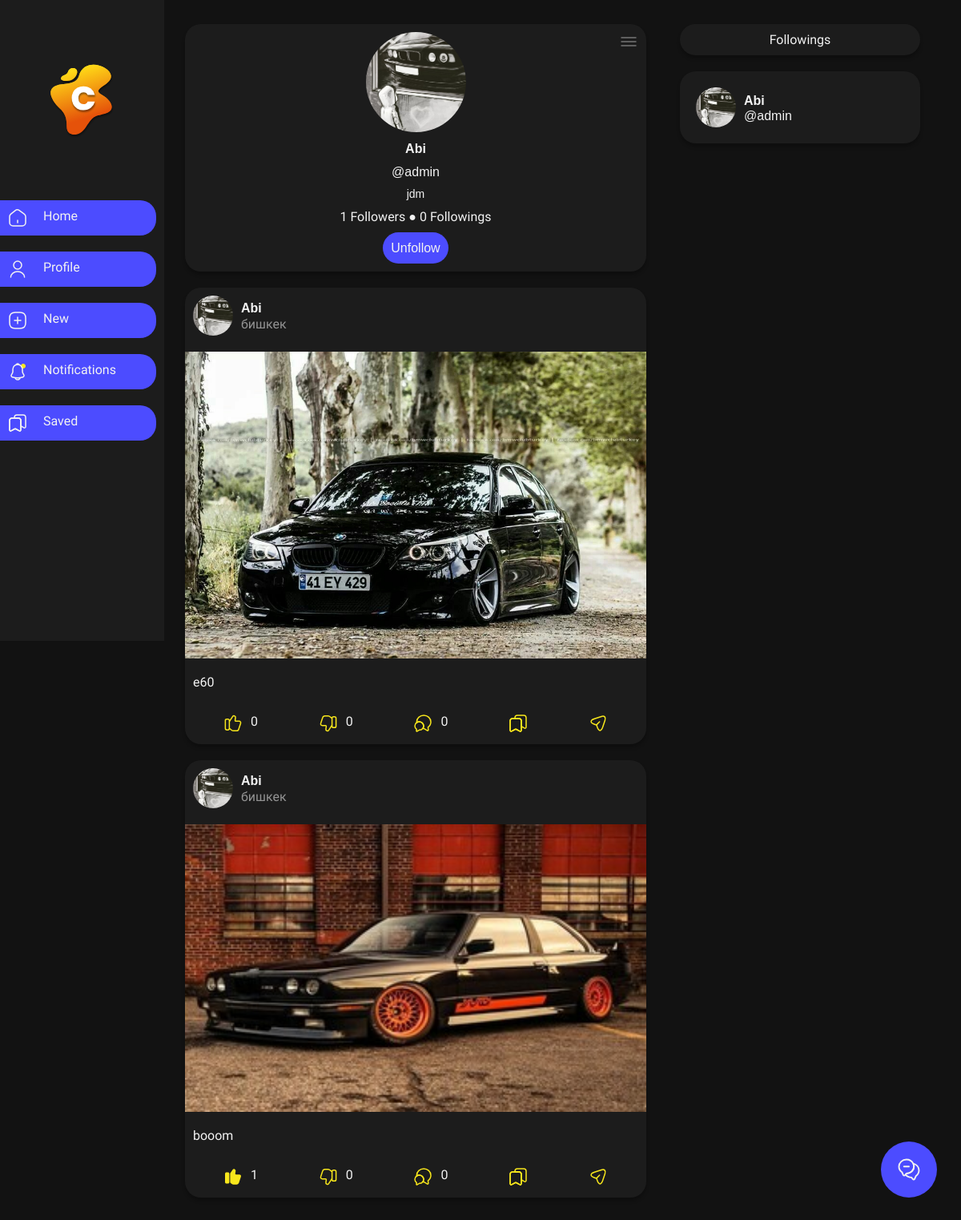
Screenshot of /users/admin/ (signed in) with the database file from the repository.
### Users/models.py (models this page shows, shortened)
class User(AbstractUser):
    full_name = models.CharField(max_length=255)
    phone_number = models.CharField(max_length=255, blank=True)
    profile_picture = models.ImageField(
        upload_to=generate_filename,
        default='/profile_pictures/avatar-alt.svg'
    )
    bio = models.TextField(blank=True)
    date_joined = models.DateTimeField(auto_now_add=True)
    last_login = models.DateTimeField(auto_now=True)
    email_verified = models.BooleanField(default=False)
    followers_count = models.IntegerField(default=0)
    followings_count = models.IntegerField(default=0)
    is_banned = models.BooleanField(default=False)
    objects = UsersUserManager()
    admin_objects = models.Manager()
    @classmethod
    def not_blocked_users(cls, logined_user: 'User'):
        return cls.objects.exclude(blocked_users__user=logined_user)
    def get_all_followings(self):
        list_of_followings = [following.followee for following in self.followings.all().order_by('-followed_at')]
        return list_of_followings
    def get_suggestions(self):
        users_not_followed = User.not_blocked_users(self).filter(
            followers__follower__followers__follower=self
        ).exclude(
            Q(username=self.username) |
            Q(followers__follower=self) |
            Q(follow_requests__follower=self)
        ).distinct().order_by('-followers_count')[:10]
        return users_not_followed
    def get_new_messages(self) -> QuerySet:
        return self.receiver_messages.filter(viewed=False)
    def get_new_notifications(self) -> QuerySet:
        return self.notifications.filter(viewed=False)
    def get_context(
            self,
            logined_user: 'User' = None,
            full_data: bool = False,
            posts: bool = False,
            admin_data: bool = False,
            extra_data: dict = None
    ):
        if not logined_user:
            logined_user = self
        if admin_data:
            from Posts.models import Post
            posts = [post.get_context(user=logined_user, admin_data=admin_data) for post in
                     Post.admin_objects.filter(user=self).order_by('-created_at')]
        elif posts:
            posts = [post.get_context(user=logined_user, admin_data=admin_data) for post in self.posts.all().order_by('-created_at')]
        else:
            posts = []
        data = {
            'username': self.username,
            'fullname': self.full_name,
            'profile_picture': self.profile_picture.url,
            'bio': self.bio,
            'posts': posts,
            'number_of_followers': self.followers_count,
            'number_of_followings': self.followings_count,
            'is_following': Follow.objects.filter(follower=logined_user, followee=self).exists(),
            'self': logined_user.id == self.id,
            'is_banned': self.is_banned,
            'blocked': self.blockers.filter(blocked_by=logined_user).exists(),
            'private': self.settings.private_account
        }
        if admin_data or full_data:
            data['date_joined'] = self.date_joined
            data['last_login'] = self.last_login
            data['phone'] = self.phone_number
            data['email'] = self.email
            data['banned'] = self.is_banned
        if extra_data:
            data.update(extra_data)
        return data

### Posts/models.py (models this page shows, shortened)
class Post(models.Model):
    user = models.ForeignKey(User, on_delete=models.CASCADE, related_name='posts')
    image = models.ImageField(upload_to=generate_filename)
    caption = models.CharField(max_length=255, blank=True)
    location = models.CharField(max_length=255, blank=True)
    created_at = models.DateTimeField(auto_now_add=True)
    likes_count = models.IntegerField(default=0)
    dislikes_count = models.IntegerField(default=0)
    comments_count = models.IntegerField(default=0)
    objects = PostsUserManager()
    admin_objects = models.Manager()
    def get_context(self, user: 'User', comments: bool = False, admin_data: bool = False) -> Dict[str, str]:
        if admin_data:
            from Comments.models import Comment
            comments = [
                comment.get_context()
                for comment in Comment.admin_objects.filter(post=self).order_by('-created_at')
            ]
        if comments:
            comments = [
                comment.get_context(logined_user=user)
                for comment in self.comments.all().order_by('-created_at')
            ]
        else:
            comments = []
        return {
            'id': self.id,
            'user': self.user.get_context(
                logined_user=user if not admin_data else None,
                full_data=True
            ),
            'image': self.image.url,
            'caption': self.caption,
            'location': self.location,
            'likes': self.likes_count,
            'dislikes': self.dislikes_count,
            'liked': self.reactions.filter(user=user, reaction='like').exists(),
            'disliked': self.reactions.filter(user=user, reaction='dislike').exists(),
            'comments_count': self.comments_count,
            'comments': comments,
            'saved': self.saved_by.filter(user=user).exists(),
            'url': reverse(
                'post-detail',
                kwargs={
                    'post_id': self.id
                }
            ),
            'tags': [
                tag.name.replace('#', '')
                for tag in self.tags.all()
            ],
        }

### Users/views.py (the view)
# urls.py: path('', home_view, name='user-home'),
@login_required(login_url='user-login')
def home_view(request: HttpRequest, username: str):
    logined_user = User.objects.get(pk=request.user.pk)
    user = get_object_or_404(User.not_blocked_users(logined_user), username=username)
    if user.blocked_users.filter(user=logined_user).exists():
        raise Http404(
            "No %s matches the given query."
        )
    followings = [
        user.get_context(logined_user)
        for user in logined_user.get_all_followings()
    ]
    extra_followings = len(followings[10:])
    followings = followings[:10]
    suggestions = [
        user.get_context(logined_user)
        for user in logined_user.get_suggestions()
    ]
    context = {
        'user': user.get_context(
            logined_user=logined_user,
            posts=True,
        ),
        'suggestions': suggestions,
        'followings': followings,
        'extra_followings': extra_followings,
        'logged_user': request.user.get_context(),
        'self_profile_tab': request.user == user,
        'new_messages': logined_user.get_new_messages().exists(),
        'new_notifications': request.user.get_new_notifications().count()
    }
    if (
            user.settings.private_account and
            not user.followers.filter(follower=logined_user).exists()
    ) and logined_user != user:
        context['requested'] = FollowRequest.objects.filter(
            follower=logined_user,
            followee=user,
        ).exists()
        return render(
            request=request,
            template_name='private-account.html',
            context=context
        )
    else:
        return render(
            request=request,
            template_name='profile-page.html',
            context=context,
        )

### Communications/models.py (called while the page is built)
    def get_queryset(self):
        return super().get_queryset().exclude(sender__is_banned=True).exclude(receiver__is_banned=True)

### Posts/models.py (called while the page is built)
    def get_queryset(self):
        return super().get_queryset().exclude(user__is_banned=True)

### Users/models.py (called while the page is built)
    def get_queryset(self):
        return super().get_queryset().exclude(is_banned=True)

    def get_queryset(self):
        return super().get_queryset().exclude(followee__is_banned=True).exclude(follower__is_banned=True)

    def get_queryset(self):
        return super().get_queryset().exclude(user__is_banned=True).exclude(blocked_by__is_banned=True)

### Users/templates/profile-page.html (shortened to what this page needs)
{% extends 'right-bar-base.html' %}
{% load static %}
{% block center-portion %}
    <div class="posts-area gap-20 dis-col">
        <section class="position-rel dis-col algn-cent padding-10 gap-10 secondary-background card text-color">
            <div class="less-action-button-corner menu-toggle" for="#menu">
            </div>
            <div class="large-avatar">
                <img class="avatar" src="{{ user.profile_picture }}" alt="profile-picture of @{{ user.username }}">
            </div>
            <div class="dis-col algn-cent gap-10">
                <span class="fullname">{{ user.fullname }}</span>
                <span class="username">@{{ user.username }}</span>
                {% if user.bio %}
                    <span class="bio">{{ user.bio|linebreaksbr }}</span>
                {% endif %}
            </div>
            <div class="profile-relation-info">
                <span id="followers-count-{{ user.username }}">{{ user.number_of_followers }} Followers</span>
                <i>●</i>
                <span id="followings-count-{{ user.username }}">{{ user.number_of_followings }} Followings</span>
            </div>
            {% if not user.self and not user.is_banned and not user.blocked %}
                <div id="follow-button-div">
                    <button class="follow-button accent-two-bg text-color{% if user.is_following %} following{% endif %}"
                            data-username="{{ user.username }}"
                            {% if not user.following %}data-remove-data=".follow-remover-{{ user.username }}"{% endif %}
                            id="follow-button-{{ user.username }}">
                        {% if user.is_following %}
                            Unfollow
                        {% else %}
                            Follow
                        {% endif %}
                    </button>
                </div>
            {% elif user.blocked %}
                <div id="blocked-text" class="danger-text-color">You blocked this user..</div>
            {% endif %}
        </section>
        <div class="gap-20 dis-col">
            {% for post in user.posts %}
                {% include 'post.html' %}
            {% empty %}
                <div class="blank-page">No Posts to show</div>
            {% endfor %}
        </div>
    </div>
    {% include 'chat-button.html' %}
{% endblock %}

### Posts/templates/post.html (shortened to what this page needs)
<div class="dis-col secondary-background card gap-10" id="post-{{ post.id }}">
    <div class="padding-10 dis-row gap-10">
        {% include 'user-small-data.html' with user=post.user location=post.location %}
    </div>
    <div class="dis-col gap-10 post-content" data-post-id="{{ post.id }}">
        <img class="post-image" src="{{ post.image }}" alt="Post of @{{ post.user.username }}">
        {% if post.caption and post.caption|length > 0 %}
        <div class="post-caption dis-row padding-10 text-color">{{ post.caption }}</div>
        {% endif %}
    </div>
    {% include 'post-actions.html' %}
</div>

### Users/templates/user-small-data.html
<a href="{% url 'profile-pages' username=user.username %}">
    <div class="dis-row gap-10">
        <div class="small-avatar">
            <img class="avatar" src="{{ user.profile_picture }}" alt="Avatar">
        </div>
        <div class="dis-col just-cent">
            <div class="fullname text-color">{{ user.fullname }}</div>
            {% if location %}
            <div class="location">{{ location }}</div>
            {% else %}
            <div class="username text-color">@{{ user.username }}</div>
            {% endif %}
        </div>
    </div>
</a>

### static/styles/styles.css (style rules this page uses)
body { margin: 0; padding: 0; background: #121212; }
a { text-decoration: none; color: #F2F2F2; }
.small-avatar { width: 50px; height: 50px; }
.large-avatar { width: 125px; height: 125px; }
.avatar { width: 100%; height: 100%; object-fit: cover; border-radius: 50%; }
.fullname { font-family: 'Arial', serif; font-style: normal; font-weight: 700; font-size: 16px; line-height: 21px; }
.username { font-family: 'Arial', serif; font-style: normal; font-weight: 400; font-size: 16px; line-height: 18px; }
button { display: flex; flex-direction: column; justify-content: center; align-items: center; padding: 0 15px; font-style: normal; font-weight: 400; font-size: 16px; line-height: 19px; border-radius: 20px; border-width: 0; }
.post-caption { word-break: break-word; }
.bio { font-family: 'Arial', serif; font-style: normal; font-weight: 400; font-size: 14px; line-height: 17px; display: flex; align-items: center; text-align: center; }
.less-action-button-corner { width: 24px; height: 24px; position: absolute; top: 10px; right: 10px; cursor: pointer; }
.location { font-weight: 400; font-size: 16px; display: flex; align-items: center; text-align: center; color: #949494; }
.post-image { width: 100%; }
.follow-button { height: fit-content; padding: 10px; }

### static/styles/global-datas.css (style rules this page uses)
.secondary-background { background: #1C1C1C; }
.card { box-shadow: 0 4px 4px rgba(0, 0, 0, 0.25); border-radius: 20px; }
.text-color { color: #F2F2F2; }
.accent-two-bg { background: #4C4CFF; }
.padding-10 { padding: 10px; box-sizing: border-box; }
.gap-10 { display: flex; gap: 10px; }
.gap-20 { display: flex; gap: 20px; }
.dis-row { display: flex; flex-direction: row; }
.dis-col { display: flex; flex-direction: column; }
.algn-cent { align-items: center; display: flex; }
.just-cent { display: flex; justify-content: center; }
.position-rel { position: relative; }

### static/styles/large-screens.css (style rules this page uses)
.posts-area { min-width: 453px; max-width: 700px; width: 60%; }

### static/styles/medium-screens.css (style rules this page uses)
.posts-area { max-width: 440px; width: 100%; }

### static/styles/small-screens.css (style rules this page uses)
.posts-area { min-width: 0; width: 100%; max-width: 100%; }

### static/styles/extra-small-screens.css (style rules this page uses)
.posts-area { min-width: 0; width: 100%; max-width: 100%; }

### rows the page displays
User: fullname "Abi", username "admin", bio "jdm", fullname "Abi" "Abi" "Abi", username "admin"
Post: posts "бишкек", caption "e60"
Post: posts "бишкек", caption "booom"

### other values shown
{{ user.number_of_followers }} "1"
{{ user.number_of_followings }} "0"
{{ post.likes }} "0" "1"
{{ post.dislikes }} "0" "0"
{{ post.comments_count }} "0" "0"
